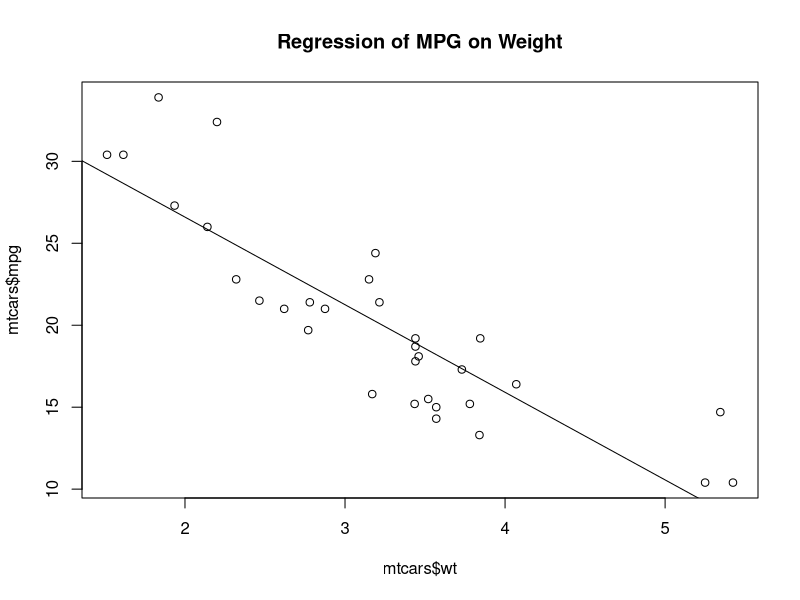
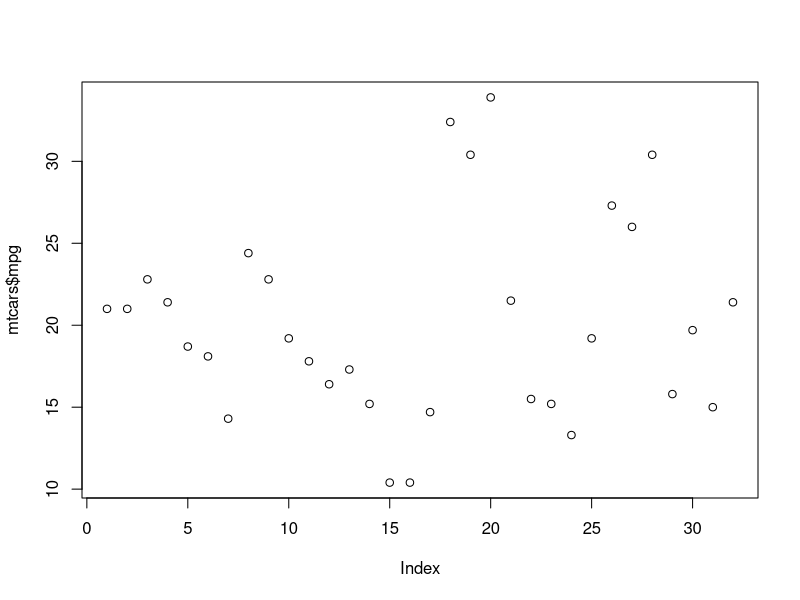
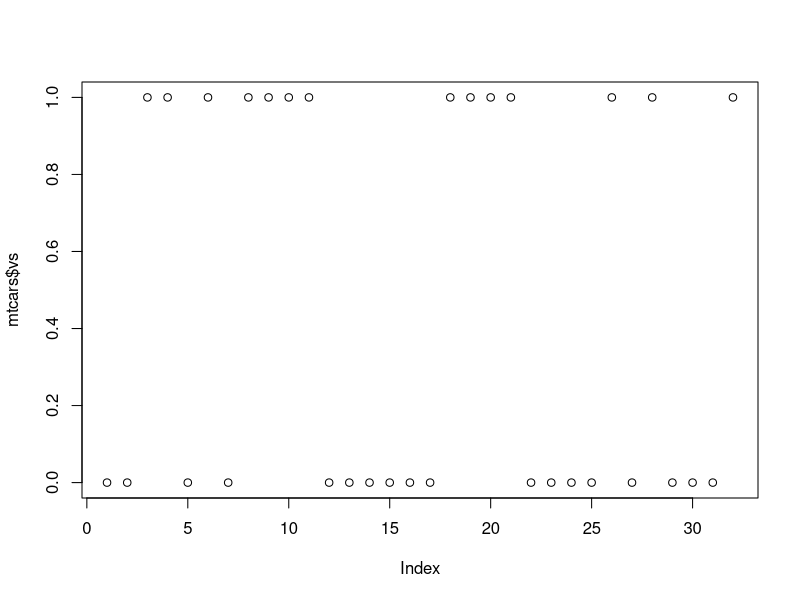
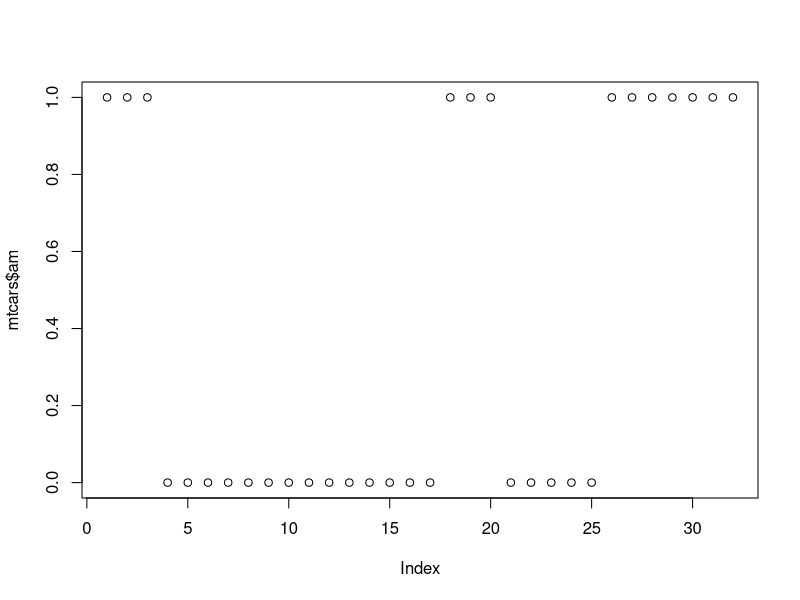
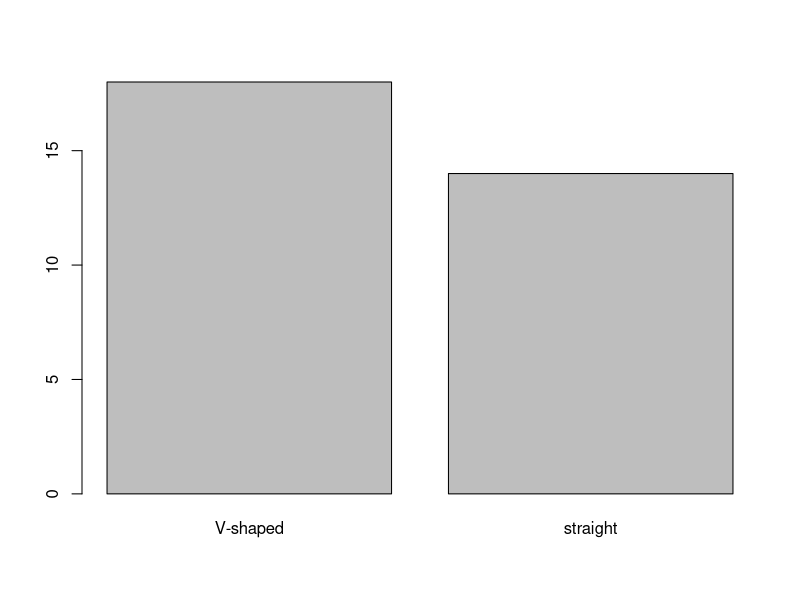
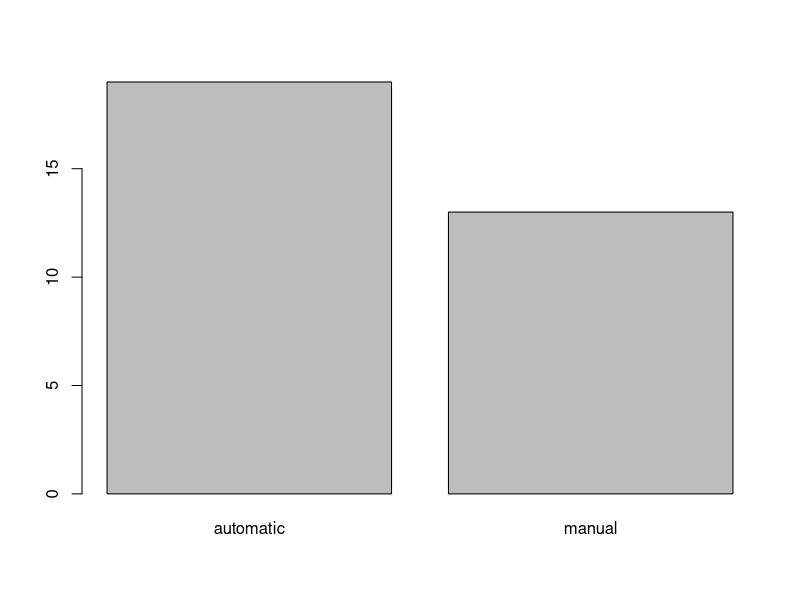
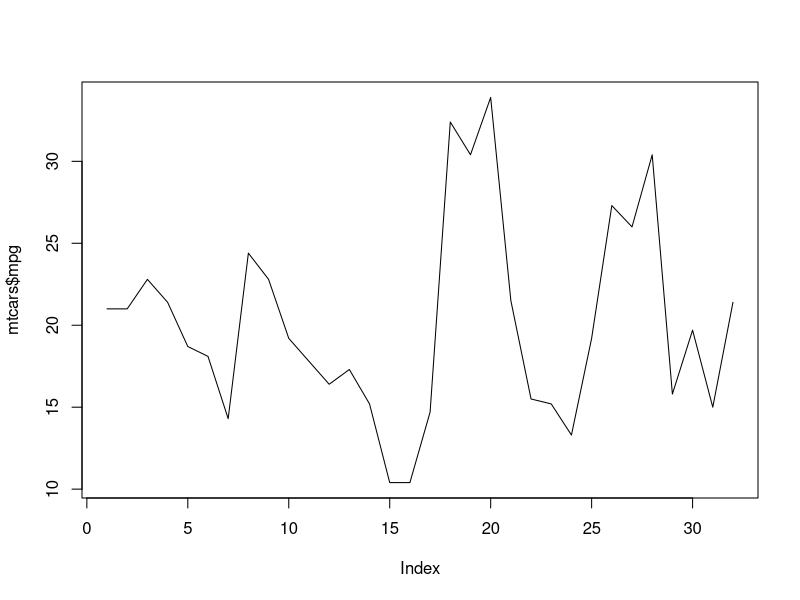
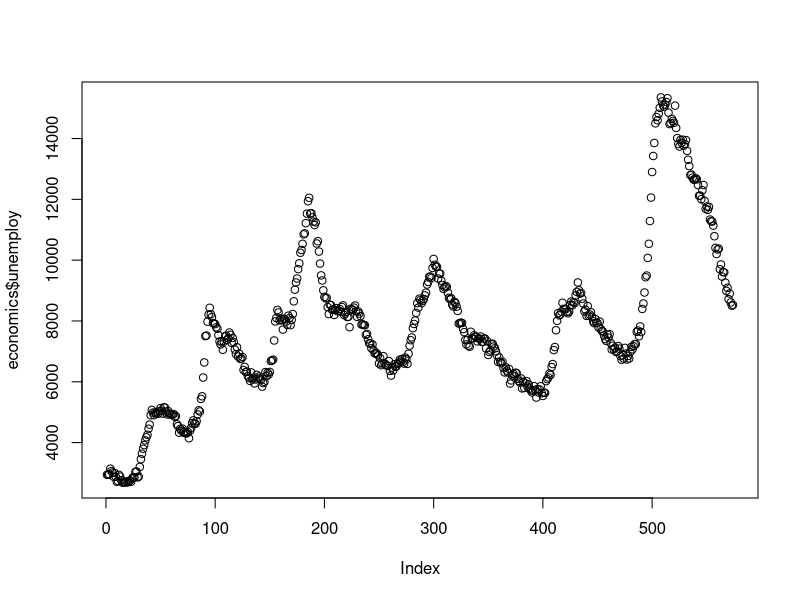

Here is the R script that generated these plots, in order: (Note: this script raises an error after producing the figures.)
###################################################################
#
# R그래프 작성  Building graphs with R
#
##################################################################


#
#  Base 패키지의 그래픽 함수를 이용한 그림작성 
#  

mtcars
str(mtcars)

plot(mtcars$wt, mtcars$mpg)
abline(lm(mpg~wt, mtcars)) #직선을 그리라는 lowlevelfunction
title("Regression of MPG on Weight")#lowlevelfunction


#
#   High levelt plotting function: plot() function
#

# plot() function with one data object.

#  하나의 연속형 변수를 plot() 함수로 그래프를 작성한 경우 

plot(mtcars$mpg) #연속함수
plot(mtcars$vs) #번주형 데이터지만 numeric으로 되어있음
plot(mtcars$am)

# 하나의 범주형(factor) 변수를 plot() 함수로 그래프를 작성한 경우 

mtcars$vs <- factor(mtcars$vs, levels=c(0,1), labels=c("V-shaped", "straight"))
mtcars$am <- factor(mtcars$am, levels=c(0,1), labels=c("automatic", "manual"))
str(mtcars)

plot(mtcars$vs) #factor로 변경되었으므로 다른 그림이 나옴. 점이안찍히고 막대그래프가찍힘
plot(mtcars$am)

# 시계열 분석을 위한 line chart 작성하기 

plot(mtcars$mpg, type="l") #l로 설정해서 라인으로 나옴

library(ggplot2)
head(economics)
str(economics)
help(economics)
plot(economics$unemploy) #점이찍힘
plot(economics$unemploy, type="l") #라인으로 나옴

#
#  연속형 변수에 대한 high level plotting 함수의 사용 
#
#  hist() function : 연속형 변수 

hist(mtcars$mpg)
?hist
hist(mtcars$mpg, breaks=10)
hist(mtcars$mpg, breaks=10, col="blue")

hist(mtcars$vs)
hist(mtcars$cyl)

hist(economics$unemploy)

#
#  boxplot() funcion : y 축에는 연속형 변수가 사용됨 
#
#연속형 데이터만 써야 결과가 나옴
boxplot(mtcars$mpg)
boxplot(mtcars$wt)
boxplot(economics$unemploy)

boxplot(mtcars$vs)

#
#  범주형 변수에 대한 high level plotting 함수의 사용 
#

# 6-1 Bar plots

install.packages("vcd")
library(vcd)

head(Arthritis)
str(Arthritis)
help("Arthritis")
summary(Arthritis)

counts <- table(Arthritis$Improved)
counts

barplot(counts, main="Simple Bar Plot",
        xlab="Improvement", ylab="Frequency")

barplot(counts, main="Horizontal Bar Plot",
        xlab="Frequency", ylab="Improvement", horiz=TRUE)

#  barplot(), plot() functions for factor vector

barplot(Arthritis$Improved, main="Simple Bar Plot",
        xlab="Improvement", ylab="Frequency")

plot(Arthritis$Improved, main="Simple Bar Plot",
     xlab="Improvement", ylab="Frequency")


#  6-2 Pie Charts

pie(counts, main="Simple Pie Chart")

slices <- c(10,12,4,16,8)
lbls <- c("US", "UK", "Aurstralia", "Germany", "France")
pie(slices, labels=lbls, main="Simple Pie Chart")

pct <- round(slices/sum(slices)*100)
lbls2 <- paste(lbls, " ", pct, "%", sep=" ")
pie (slices, labels=lbls2, col=rainbow(length(lbls2)),
     main="Pie Chart with Percentages")

#
#   이변량(bivarite) 데이터의 그래프 작성 
#

#  plot() 함수를 이용한 이변량 데이터 그래프
#  두변수가 모두 연속형인 경우: 산점도 (scatter diagrams)

plot(mtcars$wt, mtcars$mpg)
plot(mtcars$cyl, mtcars$mpg)

#  y축에 연속형 변수, x축에 팩터 변수를 사용한 경우 : boxplot
plot(mtcars$vs, mtcars$mpg)

#  여러변수들 간의 산점도 행렬 (Scatter plot matrices)

pairs(~ mpg + disp + drat + wt, data=mtcars,
      main="Basic Scatter Plot Matrix")

#
#  boxplot() 함수를 이용한 이변량 데이터 그래프 
# formula를 이용하여 연속형 변수와 범주형 변수가 사용된 경우 

boxplot(mpg~vs, data=mtcars)
boxplot(mpg~am, data=mtcars)

boxplot(mpg ~ cyl, data=mtcars, main="Car Mileage Data",
        xlab="Number of Cyliners", ylab="Miles per Gallon")

#
# barplot() 함수를 이용항 이변량 데이터 그래프 
# Stacked and Grouped Bar Plot

counts <- table(Arthritis$Improved, Arthritis$Treatment)
counts

barplot(counts, main="Stacked Bar Plot",
        xlab="Treatment", ylab="Frequency",
        col=c("red","yellow","green"), legend=rownames(counts))

barplot(counts, main="Stacked Bar Plot",
        xlab="Treatment", ylab="Frequency",
        col=c("red","yellow","green"), 
        legend=rownames(counts), beside=TRUE)

#
#  Low level plotting 함수를 사용한 그래프 작성 
#

# lines() 함수를 이용한 라인 추가

women
str(women)

fit1 <- lm(weight ~ height, data=women)
plot(women$height, women$weight, main="Scatter plot between height and weight")
lines(women$height, fit1$fitted.values,  col="blue")
lines(lowess(women$height, women$weight), col="red")

#  abline() 함수를 이용한 라인 추가

attach(mtcars)
plot(wt, mpg, main="Basic Scatter plot of MOG vs. Weights",
     xlab="Car Weight", ylab="Mile per gallon", pch=19)
abline(lm(mpg~wt), col="blue", lwd=2, lty=1)
lines(lowess(wt,mpg), col="red", lwd=2, lty=2)
detach(mtcars)



#
#  How to change graphic options (by arguments, by par() function)
#

dose <- c(20,30,40,45,60)
drugA <- c(16,20,27,40,60)
drugB <- c(15, 18, 25, 31, 40)

plot(dose, drugA, type="b")      # by arguments within a plot() function

plot(dose, drugA)

opar <- par(no.readonly = TRUE)
par(lty=2, pch=17)              # by par() functions  
plot(dose, drugA, type="b")
par(opar)

plot(dose, drugA, type="b")

plot(dose, drugA, type="b", lty=3, lwd=3, pch=15, cex=2)


#  How to deterimine colors by specifying col arguments

plot(dose, drugA, type="b", col="red")

colors()
rainbow(7)

n <- 10
mycolors <- rainbow(n)
pie(rep(1,n), labels=mycolors, col=mycolors)

#
#  그래프의 글자, 크기 및 마진 설정 
#

opar <- par(no.readonly=TRUE)
par(pin=c(2,3))
par(lwd=2, cex=1.5)
par(cex.axis=.75, font.axis=3)
plot(dose, drugA, type="b", pch=19, lty=2, col="red")
plot(dose, drugB, type="b", pch=23, lty=6, col="blue", bg="green")
par(opar)


# Adding Text, customized axes, and legends

plot (dose, drugA, type="b", col="red", lty=2, pch=2, lwd=2,
      main="Clinical Trials for Drug A", sub="This is hypothetical data",
      xlab="Dosage", ylab="Drug Response", xlim=c(0,60), ylim=c(0,70))

title(main="My Title", col.main="red", sub="My Subtitle", col.sub="blue",
      xlab="My x label", ylab="My y label", col.lab="green", cex.lab=0.75)

#  상위수준 함수에서 title, sub, labels을 지정하지 않음 

plot (dose, drugA, type="b", col="red", lty=2, pch=2, lwd=2)

title(main="Clinical Trials for Drug A", col.main="red", 
      sub="This is hypothetical data", col.sub="blue",
      xlab="Dose", ylab="Drug Response", col.lab="green", cex.lab=0.75)

# 상위수준 함수에서 ann=FALSE로 지정  

plot (dose, drugA, type="b", col="red", lty=2, pch=2, lwd=2, ann=FALSE)

title(main="Clinical Trials for Drug A", col.main="red", cex.main=2,
      sub="This is hypothetical data", col.sub="blue", cex.sub=1.5,
      xlab="Dose", ylab="Drug Response", col.lab="green")


#
#  Example of  Adding text, customized axes, and legends
# 

x <- c(1:10)
y <- x
z <- 10/x
opar <- par(no.readonly=TRUE)
par(mar=c(5,4,4,8) + 0.1)

plot(x,y, type="b", pch=21, col="red", yaxt="n", ann=FALSE)
lines(x,z, type="b", pch=22, col="blue", lty=2)

axis(2, at=x, labels=x, col.axis="red", las=2)
axis(4, at=z, labels=round(z, digits=2), col.axis="blue", las=2, cex.axis=0.7)

mtext("y=1/x", side=4, line=3, col="blue", las=2)

title("An Example of Creative Axes", xlab="X values", ylab="Y=X")


#  Listing3.3:   Using Legends: Comparing drugA and drugB respose

opar <- par(no.readonly=TRUE)
par(lwd=2, cex=1.5, font.lab=2)

plot(dose, drugA, type="b", pch=15, lty=1, col="red", ylim=c(0,60),
     main="DrugA vs. DrugB", xlab="Dosage", ylab="Drug Response")

lines(dose, drugB, type="b", pch=17, lty=2, col="blue")

legend ("topleft", title="Drug Type", c("A","B"), 
        lty=c(1,2), pch=c(15,17), col=c("red","blue"))

par(opar)


#  3-4-5    Text annotations

attach(mtcars)
plot(wt, mpg, pch=18, col="blue", 
     main="Mileage vs. Car Weight", xlab="Weight", ylab="Mileage")
text(wt, mpg, row.names(mtcars), cex=0.75, pos=4, col="red")
detach(mtcars)


# 3-5   Combining graphs

attach(mtcars)
opar <- par(no.readonly=TRUE)
par(mfrow=c(2,2))

plot(wt, mpg, main="Scatterplot of wt vs. mpg")
plot(wt, disp, main="Scatterplot of wt vs. disp")
hist(wt, main="Histogram of wt")
boxplot(wt, main="Boxplot of wt")

par(opar)
detach(mtcars)

# 3.5.1   Creating a figure arrangement with fine control

attach(mtcars)
opar <- par(no.readonly=TRUE)
par(fig=c(0, 0.8, 0.,0.8))

plot(mpg, wt, xlab="Miles per Gallon", ylab="Car Weight")

par(fig=c(0,0.8,0.55,1), new=TRUE)
boxplot(mpg, horizontal=TRUE, axes=FALSE)

par(fig=c(0.65, 1, 0, 0.8), new=TRUE)
boxplot(wt, axes=FALSE)

mtext("Enhanced Scatterplot", side=3, outer=TRUE, line=-3)
par(opar)
detach(mtcars)



##############################################################################
#
#    Advanced graphics with ggplot2
#
##############################################################################

library(ggplot2)

ggplot(data=mtcars, aes(x=wt, y=mpg)) + geom_point() +
  labs(title="Automobile Data", x="Weight", y="Miles per Gallon")

#   ggplot2의 그래프 작성 구조 

ggplot(data=mtcars, aes(x=wt, y=mpg))

ggplot(data=mtcars, aes(x=wt, y=mpg)) + geom_point()

ggplot(data=mtcars, aes(x=wt, y=mpg)) + geom_point() +
  labs(title="Automobile Data", x="Weight", y="Miles per Gallon")

ggplot(data=mtcars, aes(x=wt, y=mpg)) + 
  geom_point(pch=17, color="blue", size=2) +
  geom_smooth(method="lm", color="red", linetype=2) +
  labs(title="Automobile Data", x="Weight", y="Miles per Gallon")


# specifying the plot with geoms (with Salaries data)

install.packages("car")
library(car)
str(Salaries)

ggplot(Salaries, aes(x=salary)) + geom_histogram(alpha=0.5)

ggplot(Salaries, aes(x=salary)) + geom_density()
ggplot(Salaries, aes(x=salary, fill=rank)) +geom_density(alpha=0.3)

ggplot(Salaries, aes(x=rank, y=salary)) + geom_boxplot()

ggplot(Salaries, aes(x=rank, y=salary)) +
  geom_boxplot() + geom_point(position="jitter", alpha=.5) 

# Grouping by scatterplots

ggplot(data=Salaries, aes(x=yrs.since.phd, y=salary)) +
  geom_point()  

ggplot(data=Salaries, aes(x=yrs.since.phd, y=salary, color=rank)) +
  geom_point()  

ggplot(data=Salaries, aes(x=yrs.since.phd, y=salary, color=rank, shape=sex)) +
  geom_point()


# Various representation of bar charts

ggplot(Salaries, aes(x=rank)) + geom_bar()
ggplot(Salaries, aes(x=rank, fill=sex)) + geom_bar()
ggplot(Salaries, aes(x=rank)) + geom_bar(fill="red")

ggplot(Salaries, aes(x=rank, fill=sex)) +
  geom_bar(position="stack") +labs(title="position is stack")

ggplot(Salaries, aes(x=rank, fill=sex)) +
  geom_bar(position="dodge") +labs(title="position is dodge")

ggplot(Salaries, aes(x=rank, fill=sex)) +
  geom_bar(position="fill") +labs(title="position is fill")


# Faceting  (facet_wrap, facet_grid)

ggplot(Salaries, aes(x=yrs.since.phd, y=salary)) +
  geom_point() + facet_wrap(~sex)

ggplot(Salaries, aes(x=yrs.since.phd, y=salary)) +
  geom_point() + facet_grid(.~rank)

ggplot(Salaries, aes(x=yrs.since.phd, y=salary)) +
  geom_point() + facet_grid(sex~.)

ggplot(Salaries, aes(x=yrs.since.phd, y=salary, color=rank)) +
  geom_point() + facet_wrap(~sex)

ggplot(Salaries, aes(x=yrs.since.phd, y=salary)) +
  geom_point() + facet_grid(rank~sex)

ggplot(Salaries, aes(x=salary)) +
  geom_density() + facet_grid(rank~.)

ggplot(Salaries, aes(x=rank, y=salary)) +
  geom_boxplot() + facet_grid(sex~.)


# Grouping and facetting

mtcars$am <- factor(mtcars$am, levels=c(0,1), labels=c("Automatic", "Manual"))
mtcars$vs <- factor(mtcars$vs, levels=c(0,1), labels=c("V-Engine","Straight Engine"))
mtcars$cyl <- factor(mtcars$cyl)

ggplot(data=mtcars, aes(x=hp, y=mpg, shape=cyl, color=cyl)) +
  geom_point(size=3) + facet_grid(am~vs) +
  labs(title="Automobile data by Engine type", x="Horsepower", y="Mile per gallon")

# Adding Smoothed lines

ggplot(data=Salaries, aes(x=yrs.since.phd, y=salary)) +
  geom_smooth() + geom_point()

ggplot(data=Salaries, aes(x=yrs.since.phd, y=salary)) +
  geom_smooth(method="lm") + geom_point()

ggplot(Salaries, aes(x=yrs.since.phd, y=salary, linetype=sex, shape=sex, color=sex)) +
  geom_smooth(method=lm, formula=y~poly(x,2), se=FALSE, size=1) + geom_point(size=2)


# Multiple Graphs per one page

p1 <- ggplot(data=Salaries, aes(x=rank)) +geom_bar()
p2 <- ggplot(data=Salaries, aes(x=sex)) + geom_bar()
p3 <- ggplot(data=Salaries, aes(x=yrs.since.phd, y=salary)) + geom_point()

install.packages("gridExtra")
library(gridExtra)
grid.arrange(p1, p2, p3, ncol=3)


# Saving graphs

myplot <- ggplot(data=mtcars, aes(x=mpg)) +geom_histogram()
ggsave(file="mygraph.png", plot=myplot, width=5, height=4)

ggplot(data=mtcars, aes(x=mpg)) + geom_density()
ggsave(file="mygraph.pdf")

